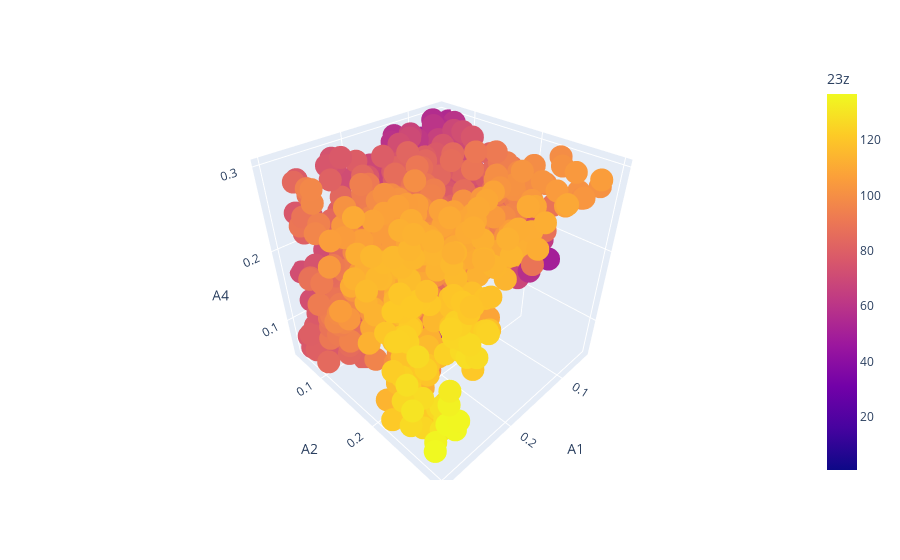

This figure's notebook cell:
### Code cell
px.scatter_3d(df_train.sample(1000),x='A1',y='A2',z='A4',color='23z')

### Figure 1 — Plotly figure (JSON) as saved in the notebook; plotly's stock layout.template omitted (floating-point values rounded to 4 significant figures; data arrays with more than 128 entries replaced by an {"elided": "..."} marker saying what was removed)
{"data": [{"hovertemplate": "A1=%{x}<br>A2=%{y}<br>A4=%{z}<br>23z=%{marker.color}<extra></extra>", "legendgroup": "", "marker": {"color": {"elided": "1000 float values"}, "coloraxis": "coloraxis", "symbol": "circle"}, "mode": "markers", "name": "", "scene": "scene", "showlegend": false, "type": "scatter3d", "x": {"elided": "1000 float values"}, "y": {"elided": "1000 float values"}, "z": {"elided": "1000 float values"}}], "layout": {"coloraxis": {"colorbar": {"title": {"text": "23z"}}, "colorscale": [[0, "#0d0887"], [0.1111, "#46039f"], [0.2222, "#7201a8"], [0.3333, "#9c179e"], [0.4444, "#bd3786"], [0.5556, "#d8576b"], [0.6667, "#ed7953"], [0.7778, "#fb9f3a"], [0.8889, "#fdca26"], [1, "#f0f921"]]}, "legend": {"tracegroupgap": 0}, "margin": {"t": 60}, "scene": {"domain": {"x": [0, 1], "y": [0, 1]}, "xaxis": {"title": {"text": "A1"}}, "yaxis": {"title": {"text": "A2"}}, "zaxis": {"title": {"text": "A4"}}}}}
